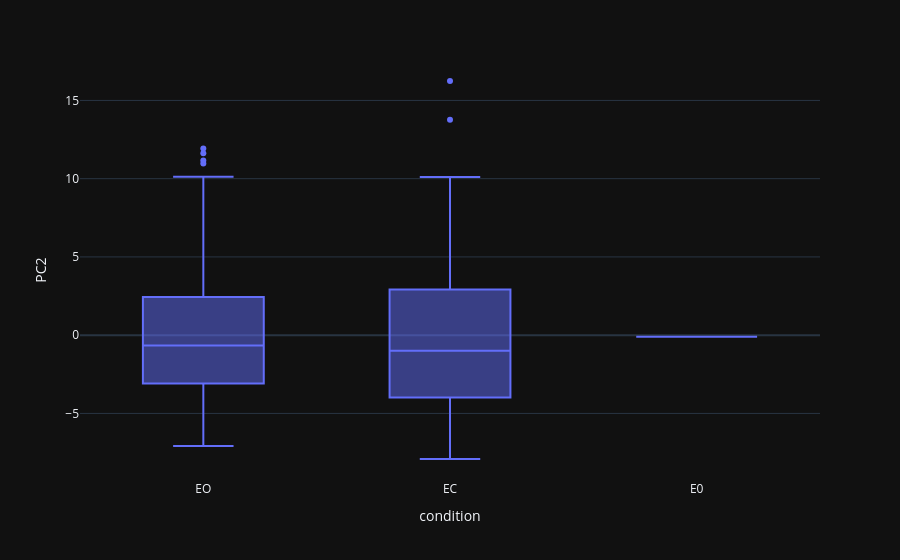

Notebook code cell kept with this figure:
### Code cell
px.box(df_pca, x="condition", y="PC2")

### Figure 1 — Plotly figure (JSON) as saved in the notebook; plotly's stock layout.template omitted (floating-point values rounded to 4 significant figures; data arrays with more than 128 entries replaced by an {"elided": "..."} marker saying what was removed)
{"data": [{"alignmentgroup": "True", "hovertemplate": "condition=%{x}<br>PC2=%{y}<extra></extra>", "legendgroup": "", "marker": {"color": "#636efa"}, "name": "", "notched": false, "offsetgroup": "", "orientation": "v", "showlegend": false, "type": "box", "x": {"elided": "165 str values"}, "x0": " ", "xaxis": "x", "y": {"elided": "165 float values"}, "y0": " ", "yaxis": "y"}], "layout": {"boxmode": "group", "legend": {"tracegroupgap": 0}, "margin": {"t": 60}, "xaxis": {"anchor": "y", "domain": [0, 1], "title": {"text": "condition"}}, "yaxis": {"anchor": "x", "domain": [0, 1], "title": {"text": "PC2"}}}}
